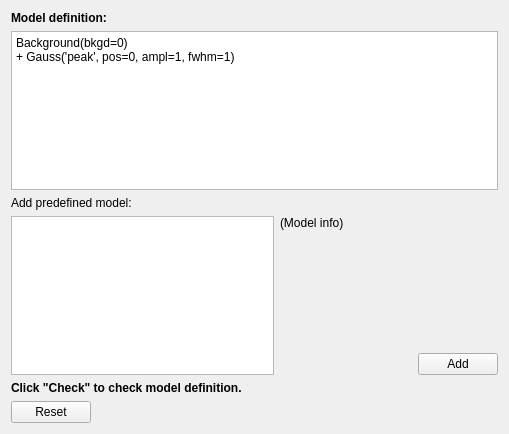
<?xml version="1.0" encoding="UTF-8"?>
<ui version="4.0">
 <class>Form</class>
 <widget class="QWidget" name="Form">
  <property name="geometry">
   <rect>
    <x>0</x>
    <y>0</y>
    <width>509</width>
    <height>434</height>
   </rect>
  </property>
  <property name="windowTitle">
   <string>Form</string>
  </property>
  <layout class="QHBoxLayout" name="horizontalLayout">
   <item>
    <layout class="QGridLayout" name="gridLayout">
     <item row="1" column="0" colspan="4">
      <widget class="QTextEdit" name="modeldefEdit">
       <property name="html">
        <string>&lt;!DOCTYPE HTML PUBLIC &quot;-//W3C//DTD HTML 4.0//EN&quot; &quot;http://www.w3.org/TR/REC-html40/strict.dtd&quot;&gt;
&lt;html&gt;&lt;head&gt;&lt;meta name=&quot;qrichtext&quot; content=&quot;1&quot; /&gt;&lt;style type=&quot;text/css&quot;&gt;
p, li { white-space: pre-wrap; }
&lt;/style&gt;&lt;/head&gt;&lt;body style=&quot; font-family:'Lucida Grande'; font-size:9pt; font-weight:400; font-style:normal;&quot;&gt;
&lt;p style=&quot; margin-top:0px; margin-bottom:0px; margin-left:0px; margin-right:0px; -qt-block-indent:0; text-indent:0px;&quot;&gt;Background(bkgd=0)&lt;/p&gt;
&lt;p style=&quot; margin-top:0px; margin-bottom:0px; margin-left:0px; margin-right:0px; -qt-block-indent:0; text-indent:0px;&quot;&gt;+ Gauss('peak', pos=0, ampl=1, fwhm=1)&lt;/p&gt;&lt;/body&gt;&lt;/html&gt;</string>
       </property>
      </widget>
     </item>
     <item row="6" column="0" colspan="4">
      <widget class="QDialogButtonBox" name="buttonBox">
       <property name="standardButtons">
        <set>QDialogButtonBox::Reset</set>
       </property>
      </widget>
     </item>
     <item row="2" column="0" colspan="2">
      <widget class="QLabel" name="label_2">
       <property name="sizePolicy">
        <sizepolicy hsizetype="Fixed" vsizetype="Preferred">
         <horstretch>0</horstretch>
         <verstretch>0</verstretch>
        </sizepolicy>
       </property>
       <property name="text">
        <string>Add predefined model:</string>
       </property>
      </widget>
     </item>
     <item row="4" column="3">
      <widget class="QPushButton" name="addmodelBtn">
       <property name="sizePolicy">
        <sizepolicy hsizetype="Fixed" vsizetype="Fixed">
         <horstretch>0</horstretch>
         <verstretch>0</verstretch>
        </sizepolicy>
       </property>
       <property name="text">
        <string>Add</string>
       </property>
      </widget>
     </item>
     <item row="0" column="0" colspan="4">
      <widget class="QLabel" name="label">
       <property name="sizePolicy">
        <sizepolicy hsizetype="Preferred" vsizetype="Preferred">
         <horstretch>0</horstretch>
         <verstretch>0</verstretch>
        </sizepolicy>
       </property>
       <property name="font">
        <font>
         <weight>75</weight>
         <bold>true</bold>
        </font>
       </property>
       <property name="text">
        <string>Model definition:</string>
       </property>
      </widget>
     </item>
     <item row="5" column="0" colspan="4">
      <widget class="QLabel" name="statusLbl">
       <property name="font">
        <font>
         <weight>75</weight>
         <bold>true</bold>
        </font>
       </property>
       <property name="text">
        <string>Click &quot;Check&quot; to check model definition.</string>
       </property>
      </widget>
     </item>
     <item row="3" column="2" colspan="2">
      <widget class="QScrollArea" name="scrollArea">
       <property name="frameShape">
        <enum>QFrame::NoFrame</enum>
       </property>
       <property name="frameShadow">
        <enum>QFrame::Plain</enum>
       </property>
       <property name="widgetResizable">
        <bool>true</bool>
       </property>
       <widget class="QWidget" name="scrollAreaWidgetContents">
        <property name="geometry">
         <rect>
          <x>0</x>
          <y>0</y>
          <width>220</width>
          <height>130</height>
         </rect>
        </property>
        <layout class="QVBoxLayout" name="verticalLayout">
         <property name="margin">
          <number>0</number>
         </property>
         <item>
          <widget class="QLabel" name="modelinfoLbl">
           <property name="text">
            <string>(Model info)</string>
           </property>
           <property name="alignment">
            <set>Qt::AlignLeading|Qt::AlignLeft|Qt::AlignTop</set>
           </property>
           <property name="wordWrap">
            <bool>true</bool>
           </property>
          </widget>
         </item>
        </layout>
       </widget>
      </widget>
     </item>
     <item row="3" column="0" rowspan="2" colspan="2">
      <widget class="QListWidget" name="premodelsList"/>
     </item>
    </layout>
   </item>
  </layout>
 </widget>
 <tabstops>
  <tabstop>modeldefEdit</tabstop>
  <tabstop>premodelsList</tabstop>
  <tabstop>scrollArea</tabstop>
  <tabstop>addmodelBtn</tabstop>
  <tabstop>buttonBox</tabstop>
 </tabstops>
 <resources/>
 <connections/>
</ui>
